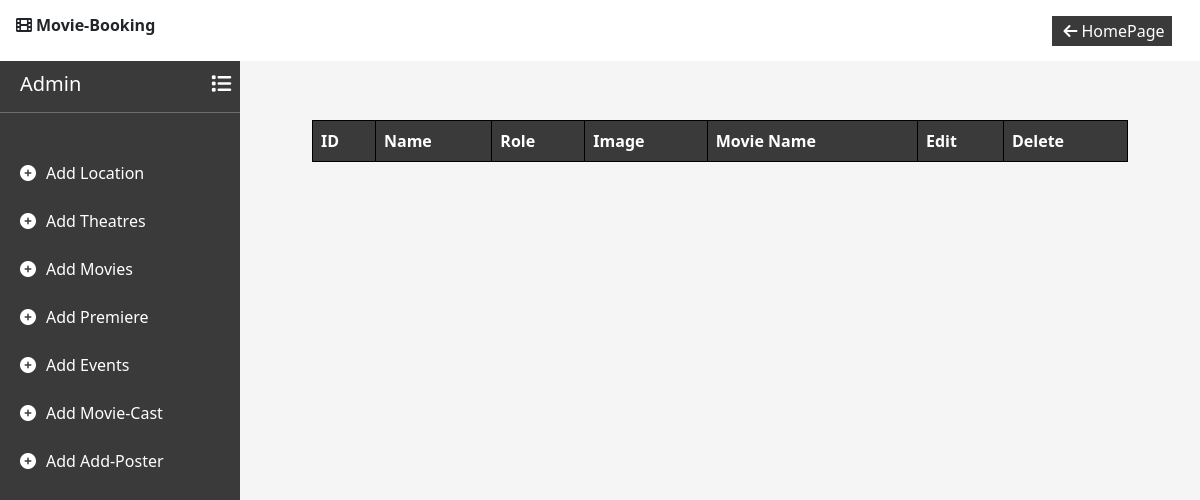
Before: /castManage/ with the older database file.
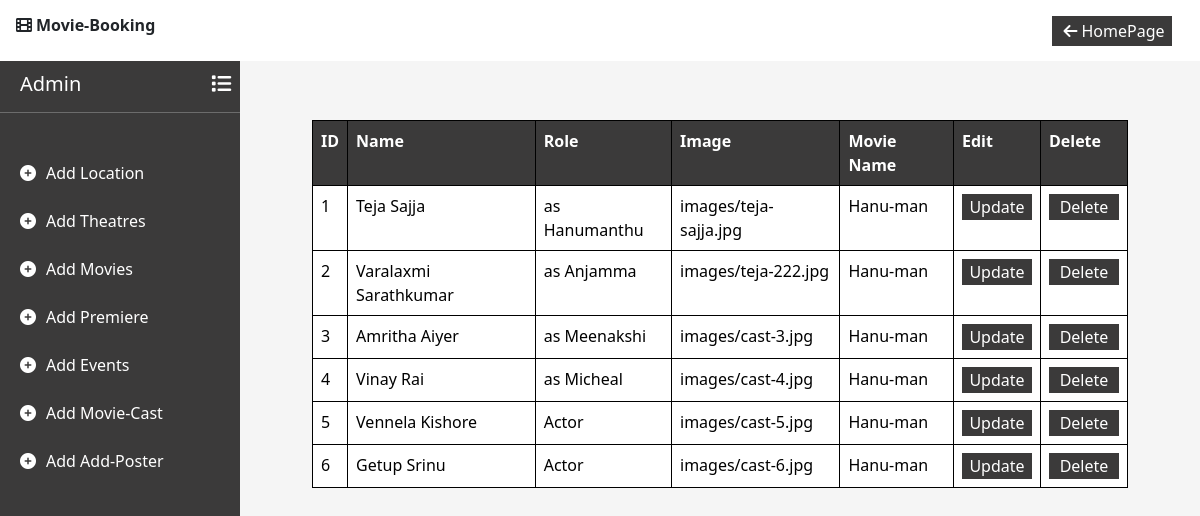
After: the same page with the newer database file.
### movie/models.py (models this page shows)
class Movie_cast(models.Model):
    name = models.CharField(max_length=50)
    role_name = models.CharField(max_length=50)
    cast_image = models.ImageField(upload_to='images')
    movie_name = models.ForeignKey(Movie, on_delete=models.CASCADE)

class Movie(models.Model):
    movie_name = models.CharField(max_length=50)
    duration = models.CharField(max_length=10)
    type = models.CharField(max_length=100)
    release_date = models.CharField(max_length=20)
    languages = models.CharField(max_length=50)
    movie_poster = models.ImageField(upload_to='images')
    dimension = models.CharField(max_length=50)
    about_movie = models.TextField(max_length=500)

### movie/views.py (the view)
# urls.py: path('castManage/',views.castManage),
def castManage(request):
    context={}
    cast = Movie_cast.objects.all()
    context["casts"]=cast
    return render(request,"castManage.html",context)

### movie/templates/castManage.html (shortened to what this page needs)
<!DOCTYPE html>
<html lang="en">
<head>
    <link href="https://cdn.jsdelivr.net/npm/bootstrap@5.3.2/dist/css/bootstrap.min.css" rel="stylesheet">
    <link rel="stylesheet" href="https://cdnjs.cloudflare.com/ajax/libs/font-awesome/6.0.0/css/all.min.css">
</head>
<body>
    <nav class="navbar navbar-expand-lg d-flex flex-row bg-white fixed-top">
        <div class="container-fluid justify-content-start">
            <p class="fonticon"><i class="fa-solid fa-film mx-1"></i>Movie-Booking</p>
        </div>
        <div class="container-fluid justify-content-end mx-3">
            <button type="button" id="logbtn" onclick="back()"><i class="fa-solid fa-arrow-left mx-1"></i>HomePage</button>
        </div>
    </nav>
    <div class="sidebar">
        <div class="sidebar-content">
            <h5 class="admin">Admin<i class="fa-solid fa-list"></i></h5><hr>
        </div>
        <P class="links"><i class="fa-solid fa-circle-plus"></i><a href="/addLocation/" class="addlink">Add Location</a></P>
        <P class="links"><i class="fa-solid fa-circle-plus"></i><a href="/addTheatre/" class="addlink">Add Theatres</a></P>
        <P class="links"><i class="fa-solid fa-circle-plus"></i><a href="/addMovies/" class="addlink">Add Movies</a></P>
        <P class="links"><i class="fa-solid fa-circle-plus"></i><a href="/addPremiere/" class="addlink">Add Premiere</a></P>
        <P class="links"><i class="fa-solid fa-circle-plus"></i><a href="/addEvents/" class="addlink">Add Events</a></P>
        <P class="links"><i class="fa-solid fa-circle-plus"></i><a href="/addCast/" class="addlink">Add Movie-Cast</a></P>
        <P class="links"><i class="fa-solid fa-circle-plus"></i><a href="/addPoster/" class="addlink">Add Add-Poster</a></P>
    </div>
    <div class="content">
        <div class="container d-flex align-items-center justify-content-center">
            <div class="table-responsive">
                <table class="table">
                    <tr>
                        <th>ID</th>
                        <th>Name</th>
                        <th>Role</th>
                        <th>Image</th>
                        <th>Movie Name</th>
                        <th>Edit</th>
                        <th>Delete</th>
                    </tr>
                    {% for cast in casts %}
                    <tr>
                        <td>{{cast.id}}</td>
                        <td>{{cast.name}}</td>
                        <td>{{cast.role_name}}</td>
                        <td>{{cast.cast_image}}</td>
                        <td>{{cast.movie_name.movie_name}}</td>
                        <td><button class="edbtn"><a href="/editcast/{{cast.id}}/" class="hrefbtn">Update</a></button></td>
                        <td><button class="edbtn" onclick="deleteCast()"><a href="/deletecast/{{cast.id}}/" class="hrefbtn">Delete</a></button></td>
                    </tr>
                    {% endfor %}
                </table>
            </div>
        </div>
    </div>
</body>
</html>

Changed rows visible on the page:
added Movie_cast: id "1", name "Teja Sajja", role_name "as Hanumanthu", cast_image "images/teja-sajja.jpg", movie_name.movie_name "Hanu-man"
added Movie_cast: id "2", name "Varalaxmi Sarathkumar", role_name "as Anjamma", cast_image "images/teja-222.jpg", movie_name.movie_name "Hanu-man"
added Movie_cast: id "3", name "Amritha Aiyer", role_name "as Meenakshi", cast_image "images/cast-3.jpg", movie_name.movie_name "Hanu-man"
added Movie_cast: id "4", name "Vinay Rai", role_name "as Micheal", cast_image "images/cast-4.jpg", movie_name.movie_name "Hanu-man"
added Movie_cast: id "5", name "Vennela Kishore", role_name "Actor", cast_image "images/cast-5.jpg", movie_name.movie_name "Hanu-man"
added Movie_cast: id "6", name "Getup Srinu", role_name "Actor", cast_image "images/cast-6.jpg", movie_name.movie_name "Hanu-man"
